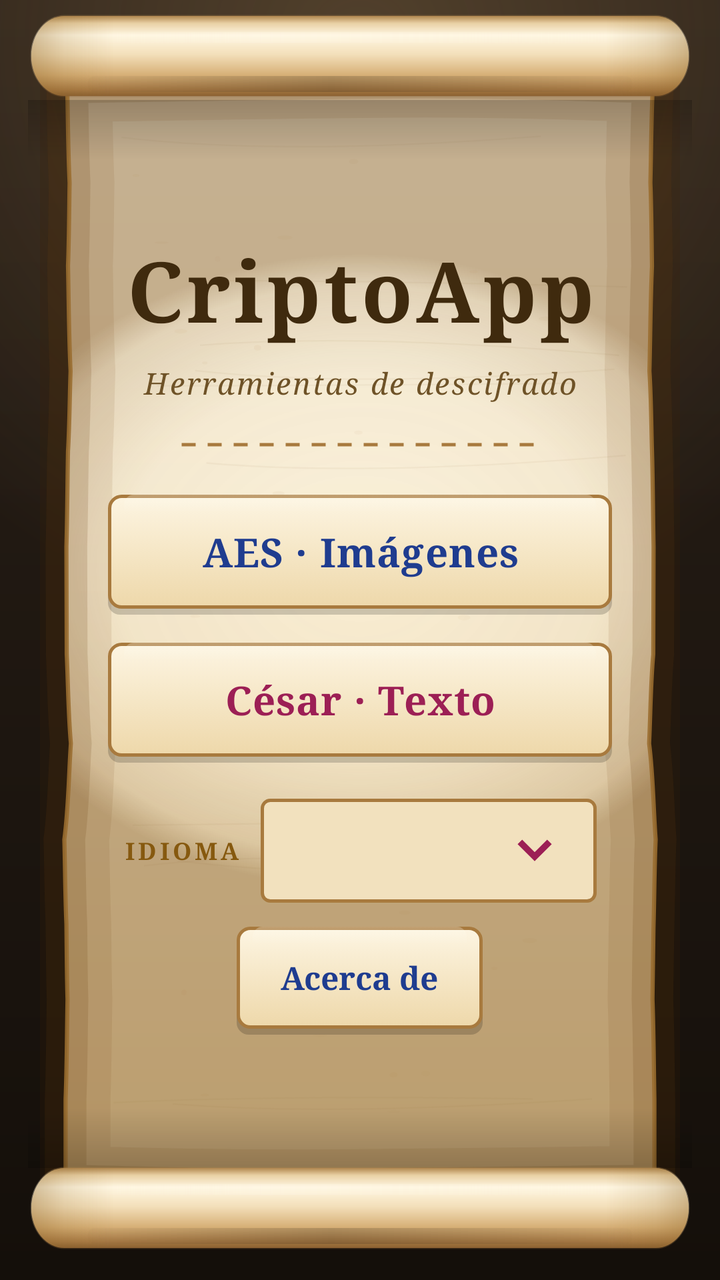
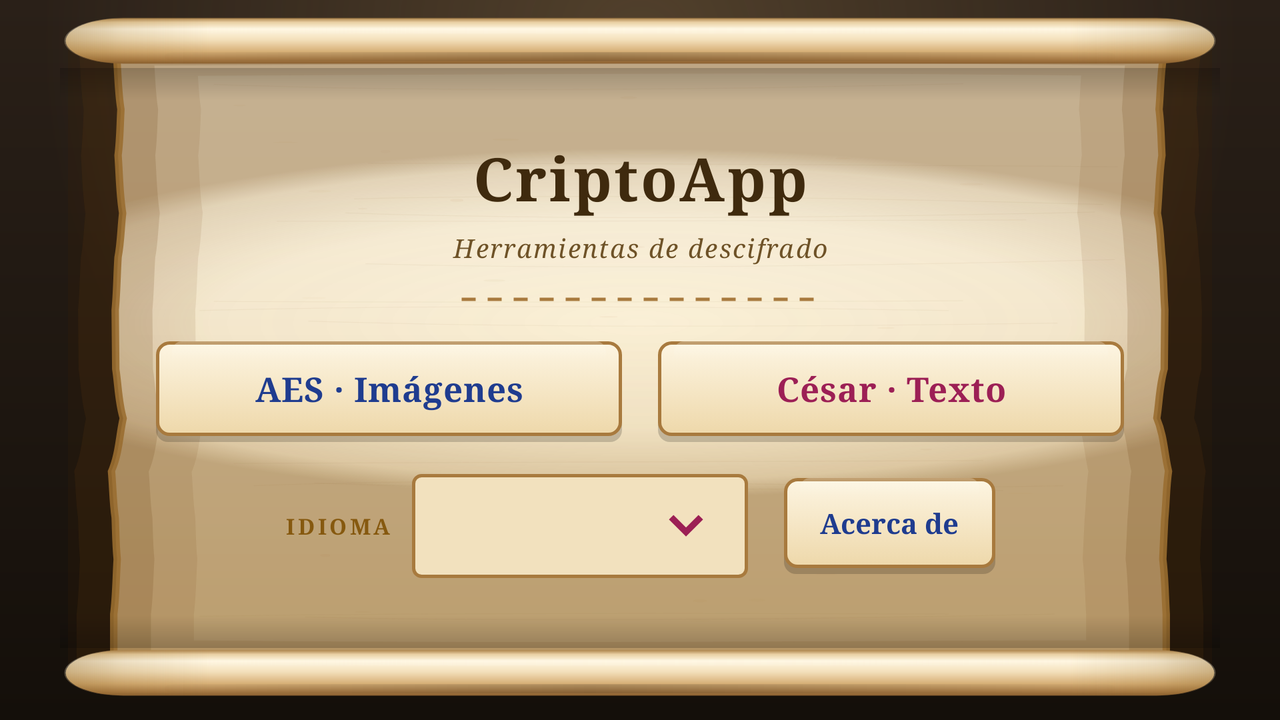

First picture: res/layout/ on a phone held upright. Second picture: the repository's own variant of that layout, on a device whose configuration matches the variant's folder. Source for both follows.
<!-- AndroidManifest.xml: application theme Theme.Enigma -->
<!-- res/layout/activity_main.xml -->
<?xml version="1.0" encoding="UTF-8"?>
<LinearLayout xmlns:android="http://schemas.android.com/apk/res/android"
    android:id="@+id/main"
    android:layout_width="match_parent"
    android:layout_height="match_parent"
    android:background="@drawable/fondo_mesa"
    android:orientation="vertical"
    android:paddingStart="@dimen/mesa_margen_h"
    android:paddingTop="@dimen/mesa_margen_sup"
    android:paddingEnd="@dimen/mesa_margen_h"
    android:paddingBottom="@dimen/mesa_margen_inf">

    <LinearLayout
        android:layout_width="match_parent"
        android:layout_height="0dp"
        android:layout_weight="1"
        android:background="@drawable/pergamino"
        android:gravity="center_horizontal|center_vertical"
        android:orientation="vertical"
        android:paddingStart="@dimen/pergamino_padding_h"
        android:paddingTop="@dimen/pergamino_padding_v"
        android:paddingEnd="@dimen/pergamino_padding_h"
        android:paddingBottom="@dimen/pergamino_padding_v">

        <TextView
            android:layout_width="match_parent"
            android:layout_height="wrap_content"
            android:fontFamily="serif"
            android:gravity="center"
            android:letterSpacing="0.04"
            android:text="@string/titulo_app"
            android:textColor="@color/pergamino_tinta"
            android:textSize="@dimen/texto_titulo_app"
            android:textStyle="bold" />

        <TextView
            android:layout_width="match_parent"
            android:layout_height="wrap_content"
            android:layout_marginTop="8dp"
            android:fontFamily="serif"
            android:gravity="center"
            android:letterSpacing="0.06"
            android:text="@string/subtitulo_app"
            android:textColor="@color/pergamino_tinta_suave"
            android:textSize="@dimen/texto_subtitulo_app"
            android:textStyle="italic" />

        <View
            android:layout_width="180dp"
            android:layout_height="2dp"
            android:layout_marginTop="20dp"
            android:layout_marginBottom="24dp"
            android:background="@drawable/linea_pergamino" />

        <androidx.appcompat.widget.AppCompatButton
            android:id="@+id/btnAesImagenes"
            android:layout_width="match_parent"
            android:layout_height="wrap_content"
            android:background="@drawable/boton_pergamino"
            android:backgroundTint="@null"
            android:fontFamily="serif"
            android:letterSpacing="0.02"
            android:minHeight="@dimen/alto_boton"
            android:paddingStart="22dp"
            android:paddingTop="12dp"
            android:paddingEnd="22dp"
            android:paddingBottom="15dp"
            android:stateListAnimator="@null"
            android:text="@string/accion_aes"
            android:textAllCaps="false"
            android:textColor="@color/tinta_azul"
            android:textSize="@dimen/texto_boton"
            android:textStyle="bold" />

        <androidx.appcompat.widget.AppCompatButton
            android:id="@+id/btnCesarTexto"
            android:layout_width="match_parent"
            android:layout_height="wrap_content"
            android:layout_marginTop="14dp"
            android:background="@drawable/boton_pergamino"
            android:backgroundTint="@null"
            android:fontFamily="serif"
            android:letterSpacing="0.02"
            android:minHeight="@dimen/alto_boton"
            android:paddingStart="22dp"
            android:paddingTop="12dp"
            android:paddingEnd="22dp"
            android:paddingBottom="15dp"
            android:stateListAnimator="@null"
            android:text="@string/accion_cesar"
            android:textAllCaps="false"
            android:textColor="@color/tinta_magenta"
            android:textSize="@dimen/texto_boton"
            android:textStyle="bold" />

        
        <LinearLayout
            android:layout_width="wrap_content"
            android:layout_height="wrap_content"
            android:layout_marginTop="18dp"
            android:gravity="center_vertical"
            android:orientation="horizontal">

            <TextView
                android:layout_width="wrap_content"
                android:layout_height="wrap_content"
                android:fontFamily="serif"
                android:letterSpacing="0.14"
                android:text="@string/idioma"
                android:textAllCaps="true"
                android:textColor="@color/tinta_ocre"
                android:textSize="@dimen/texto_etiqueta"
                android:textStyle="bold" />

            <FrameLayout
                android:layout_width="168dp"
                android:layout_height="wrap_content"
                android:layout_marginStart="10dp"
                android:background="@drawable/enigma_borde"
                android:padding="2dp">

                <androidx.appcompat.widget.AppCompatSpinner
                    android:id="@+id/spIdioma"
                    android:layout_width="match_parent"
                    android:layout_height="48dp"
                    android:background="@null"
                    android:contentDescription="@string/idioma"
                    android:dropDownWidth="180dp"
                    android:paddingStart="4dp"
                    android:paddingEnd="32dp"
                    android:popupBackground="@color/pergamino_alto"
                    android:spinnerMode="dropdown" />

                <ImageView
                    android:id="@+id/tvIdiomaFlecha"
                    android:layout_width="48dp"
                    android:layout_height="48dp"
                    android:layout_gravity="end|center_vertical"
                    android:layout_marginEnd="5dp"
                    android:background="@null"
                    android:clickable="true"
                    android:focusable="false"
                    android:importantForAccessibility="no"
                    android:padding="9dp"
                    android:src="@drawable/ic_flecha_abajo" />
            </FrameLayout>
        </LinearLayout>

        <androidx.appcompat.widget.AppCompatButton
            android:id="@+id/btnAcercaDe"
            android:layout_width="wrap_content"
            android:layout_height="wrap_content"
            android:layout_marginTop="12dp"
            android:background="@drawable/boton_pergamino"
            android:backgroundTint="@null"
            android:fontFamily="serif"
            android:minHeight="@dimen/alto_boton_secundario"
            android:minWidth="0dp"
            android:paddingStart="22dp"
            android:paddingTop="8dp"
            android:paddingEnd="22dp"
            android:paddingBottom="11dp"
            android:stateListAnimator="@null"
            android:text="@string/acerca_de"
            android:textAllCaps="false"
            android:textColor="@color/tinta_azul"
            android:textSize="@dimen/texto_boton_secundario"
            android:textStyle="bold" />
    </LinearLayout>
</LinearLayout>
<!-- resources referenced by this layout -->
<resources>
  <color name="pergamino_alto">#F8EBCB</color>
  <color name="pergamino_tinta">#3F2A0E</color>
  <color name="pergamino_tinta_suave">#6E5227</color>
  <color name="tinta_azul">#1F3C8F</color>
  <color name="tinta_magenta">#9C1F55</color>
  <color name="tinta_ocre">#86590F</color>
  <dimen name="alto_boton">60dp</dimen>
  <dimen name="alto_boton_secundario">54dp</dimen>
  <dimen name="mesa_margen_h">14dp</dimen>
  <dimen name="mesa_margen_inf">12dp</dimen>
  <dimen name="mesa_margen_sup">6dp</dimen>
  <dimen name="pergamino_padding_h">40dp</dimen>
  <dimen name="pergamino_padding_v">56dp</dimen>
  <dimen name="texto_boton">20sp</dimen>
  <dimen name="texto_boton_secundario">16sp</dimen>
  <dimen name="texto_etiqueta">12sp</dimen>
  <dimen name="texto_subtitulo_app">15sp</dimen>
  <dimen name="texto_titulo_app">42sp</dimen>
  <!-- drawable enigma_borde (drawable) -->
  <?xml version="1.0" encoding="utf-8"?>
  <selector xmlns:android="http://schemas.android.com/apk/res/android">
  
      <item android:state_focused="true">
          <shape android:shape="rectangle">
              <solid android:color="@color/pergamino_campo" />
              <stroke android:width="2dp" android:color="@color/tinta_ocre" />
              <corners android:radius="4dp" />
          </shape>
      </item>
  
      <item>
          <shape android:shape="rectangle">
              <solid android:color="@color/pergamino_campo" />
              <stroke android:width="1.5dp" android:color="@color/pergamino_borde" />
              <corners android:radius="4dp" />
          </shape>
      </item>
  </selector>
  <!-- drawable ic_flecha_abajo (drawable) -->
  <vector xmlns:android="http://schemas.android.com/apk/res/android"
      android:width="12dp"
      android:height="8dp"
      android:viewportWidth="48"
      android:viewportHeight="32">
  
      
      <path
          android:fillColor="#9C1F55"
          android:pathData="M24,24.45 L10.35,10.8 L14,7.15 L24,17.2 L34,7.15 L37.65,10.8 Z" />
  </vector>
  <!-- drawable linea_pergamino (drawable) -->
  <?xml version="1.0" encoding="utf-8"?>
  <shape xmlns:android="http://schemas.android.com/apk/res/android"
      android:shape="line">
      <stroke
          android:width="1.5dp"
          android:color="@color/pergamino_borde"
          android:dashWidth="7dp"
          android:dashGap="6dp" />
  </shape>
  <string name="accion_aes">AES · Imágenes</string>
  <string name="accion_cesar">César · Texto</string>
  <string name="acerca_de">Acerca de</string>
  <string name="idioma">Idioma</string>
  <string name="subtitulo_app">Herramientas de descifrado</string>
  <string name="titulo_app" translatable="false">CriptoApp</string>
  <style name="Theme.Enigma" parent="Base.Theme.Enigma" />
  <color name="pergamino_campo">#F2E1BE</color>
  <color name="pergamino_borde">#A87A3E</color>
  <color name="mesa">#2A2018</color>
  <color name="mesa_oscura">#140F0A</color>
  <style name="Base.Theme.Enigma" parent="Theme.Material3.DayNight.NoActionBar">
          <item name="android:windowBackground">@drawable/fondo_mesa</item>
          <item name="android:statusBarColor">@color/mesa_oscura</item>
          <item name="android:navigationBarColor">@color/mesa_oscura</item>
          <item name="android:windowLightStatusBar">false</item>
          <item name="android:windowLightNavigationBar">false</item>
      </style>
  <!-- some entries are left out for length -->
</resources>
<!-- res/layout-land/activity_main.xml (the repository's variant of the layout above) -->
<!-- drawn on the phone turned sideways -->
<?xml version="1.0" encoding="UTF-8"?>
<LinearLayout xmlns:android="http://schemas.android.com/apk/res/android"
    android:id="@+id/main"
    android:layout_width="match_parent"
    android:layout_height="match_parent"
    android:background="@drawable/fondo_mesa"
    android:orientation="vertical"
    android:paddingStart="@dimen/mesa_margen_h"
    android:paddingTop="@dimen/mesa_margen_sup"
    android:paddingEnd="@dimen/mesa_margen_h"
    android:paddingBottom="@dimen/mesa_margen_inf">

    <LinearLayout
        android:layout_width="match_parent"
        android:layout_height="0dp"
        android:layout_weight="1"
        android:background="@drawable/pergamino"
        android:gravity="center"
        android:orientation="vertical"
        android:paddingStart="@dimen/pergamino_padding_h"
        android:paddingTop="@dimen/pergamino_padding_v"
        android:paddingEnd="@dimen/pergamino_padding_h"
        android:paddingBottom="@dimen/pergamino_padding_v">

        <TextView
            android:layout_width="match_parent"
            android:layout_height="wrap_content"
            android:fontFamily="serif"
            android:gravity="center"
            android:letterSpacing="0.04"
            android:text="@string/titulo_app"
            android:textColor="@color/pergamino_tinta"
            android:textSize="@dimen/texto_titulo_app"
            android:textStyle="bold" />

        <TextView
            android:layout_width="match_parent"
            android:layout_height="wrap_content"
            android:layout_marginTop="6dp"
            android:fontFamily="serif"
            android:gravity="center"
            android:letterSpacing="0.06"
            android:text="@string/subtitulo_app"
            android:textColor="@color/pergamino_tinta_suave"
            android:textSize="@dimen/texto_subtitulo_app"
            android:textStyle="italic" />

        <View
            android:layout_width="180dp"
            android:layout_height="2dp"
            android:layout_marginTop="16dp"
            android:layout_marginBottom="20dp"
            android:background="@drawable/linea_pergamino" />

        <LinearLayout
            android:layout_width="match_parent"
            android:layout_height="wrap_content"
            android:orientation="horizontal">

            <androidx.appcompat.widget.AppCompatButton
                android:id="@+id/btnAesImagenes"
                android:layout_width="0dp"
                android:layout_height="wrap_content"
                android:layout_weight="1"
                android:background="@drawable/boton_pergamino"
                android:backgroundTint="@null"
                android:fontFamily="serif"
                android:letterSpacing="0.02"
                android:minHeight="@dimen/alto_boton"
                android:paddingStart="18dp"
                android:paddingTop="12dp"
                android:paddingEnd="18dp"
                android:paddingBottom="15dp"
                android:stateListAnimator="@null"
                android:text="@string/accion_aes"
                android:textAllCaps="false"
                android:textColor="@color/tinta_azul"
                android:textSize="@dimen/texto_boton"
                android:textStyle="bold" />

            <Space
                android:layout_width="18dp"
                android:layout_height="1dp" />

            <androidx.appcompat.widget.AppCompatButton
                android:id="@+id/btnCesarTexto"
                android:layout_width="0dp"
                android:layout_height="wrap_content"
                android:layout_weight="1"
                android:background="@drawable/boton_pergamino"
                android:backgroundTint="@null"
                android:fontFamily="serif"
                android:letterSpacing="0.02"
                android:minHeight="@dimen/alto_boton"
                android:paddingStart="18dp"
                android:paddingTop="12dp"
                android:paddingEnd="18dp"
                android:paddingBottom="15dp"
                android:stateListAnimator="@null"
                android:text="@string/accion_cesar"
                android:textAllCaps="false"
                android:textColor="@color/tinta_magenta"
                android:textSize="@dimen/texto_boton"
                android:textStyle="bold" />
        </LinearLayout>

        
        <LinearLayout
            android:layout_width="wrap_content"
            android:layout_height="wrap_content"
            android:layout_marginTop="16dp"
            android:gravity="center_vertical"
            android:orientation="horizontal">

            <TextView
                android:layout_width="wrap_content"
                android:layout_height="wrap_content"
                android:fontFamily="serif"
                android:letterSpacing="0.14"
                android:text="@string/idioma"
                android:textAllCaps="true"
                android:textColor="@color/tinta_ocre"
                android:textSize="@dimen/texto_etiqueta"
                android:textStyle="bold" />

            <FrameLayout
                android:layout_width="168dp"
                android:layout_height="wrap_content"
                android:layout_marginStart="10dp"
                android:background="@drawable/enigma_borde"
                android:padding="2dp">

                <androidx.appcompat.widget.AppCompatSpinner
                    android:id="@+id/spIdioma"
                    android:layout_width="match_parent"
                    android:layout_height="48dp"
                    android:background="@null"
                    android:contentDescription="@string/idioma"
                    android:dropDownWidth="180dp"
                    android:paddingStart="4dp"
                    android:paddingEnd="32dp"
                    android:popupBackground="@color/pergamino_alto"
                    android:spinnerMode="dropdown" />

                <ImageView
                    android:id="@+id/tvIdiomaFlecha"
                    android:layout_width="48dp"
                    android:layout_height="48dp"
                    android:layout_gravity="end|center_vertical"
                    android:layout_marginEnd="5dp"
                    android:background="@null"
                    android:clickable="true"
                    android:focusable="false"
                    android:importantForAccessibility="no"
                    android:padding="9dp"
                    android:src="@drawable/ic_flecha_abajo" />
            </FrameLayout>

            <androidx.appcompat.widget.AppCompatButton
                android:id="@+id/btnAcercaDe"
                android:layout_width="wrap_content"
                android:layout_height="wrap_content"
                android:layout_marginStart="18dp"
                android:background="@drawable/boton_pergamino"
                android:backgroundTint="@null"
                android:fontFamily="serif"
                android:minHeight="@dimen/alto_boton_secundario"
                android:minWidth="0dp"
                android:paddingStart="18dp"
                android:paddingTop="8dp"
                android:paddingEnd="18dp"
                android:paddingBottom="11dp"
                android:stateListAnimator="@null"
                android:text="@string/acerca_de"
                android:textAllCaps="false"
                android:textColor="@color/tinta_azul"
                android:textSize="@dimen/texto_boton_secundario"
                android:textStyle="bold" />
        </LinearLayout>
    </LinearLayout>
</LinearLayout>
<!-- resources referenced by the variant -->
<!-- as the phone turned sideways resolves them -->
<resources>
  <color name="pergamino_alto">#F8EBCB</color>
  <color name="pergamino_tinta">#3F2A0E</color>
  <color name="pergamino_tinta_suave">#6E5227</color>
  <color name="tinta_azul">#1F3C8F</color>
  <color name="tinta_magenta">#9C1F55</color>
  <color name="tinta_ocre">#86590F</color>
  <!-- from res/values-land/ -->
  <dimen name="alto_boton">48dp</dimen>
  <!-- from res/values-land/ -->
  <dimen name="alto_boton_secundario">48dp</dimen>
  <!-- from res/values-land/ -->
  <dimen name="mesa_margen_h">30dp</dimen>
  <!-- from res/values-land/ -->
  <dimen name="mesa_margen_inf">10dp</dimen>
  <!-- from res/values-land/ -->
  <dimen name="mesa_margen_sup">8dp</dimen>
  <!-- from res/values-land/ -->
  <dimen name="pergamino_padding_h">48dp</dimen>
  <!-- from res/values-land/ -->
  <dimen name="pergamino_padding_v">26dp</dimen>
  <!-- from res/values-land/ -->
  <dimen name="texto_boton">17sp</dimen>
  <!-- from res/values-land/ -->
  <dimen name="texto_boton_secundario">14sp</dimen>
  <!-- from res/values-land/ -->
  <dimen name="texto_etiqueta">11sp</dimen>
  <!-- from res/values-land/ -->
  <dimen name="texto_subtitulo_app">13sp</dimen>
  <!-- from res/values-land/ -->
  <dimen name="texto_titulo_app">30sp</dimen>
  <!-- drawable enigma_borde (drawable) -->
  <?xml version="1.0" encoding="utf-8"?>
  <selector xmlns:android="http://schemas.android.com/apk/res/android">
  
      <item android:state_focused="true">
          <shape android:shape="rectangle">
              <solid android:color="@color/pergamino_campo" />
              <stroke android:width="2dp" android:color="@color/tinta_ocre" />
              <corners android:radius="4dp" />
          </shape>
      </item>
  
      <item>
          <shape android:shape="rectangle">
              <solid android:color="@color/pergamino_campo" />
              <stroke android:width="1.5dp" android:color="@color/pergamino_borde" />
              <corners android:radius="4dp" />
          </shape>
      </item>
  </selector>
  <!-- drawable ic_flecha_abajo (drawable) -->
  <vector xmlns:android="http://schemas.android.com/apk/res/android"
      android:width="12dp"
      android:height="8dp"
      android:viewportWidth="48"
      android:viewportHeight="32">
  
      
      <path
          android:fillColor="#9C1F55"
          android:pathData="M24,24.45 L10.35,10.8 L14,7.15 L24,17.2 L34,7.15 L37.65,10.8 Z" />
  </vector>
  <!-- drawable linea_pergamino (drawable) -->
  <?xml version="1.0" encoding="utf-8"?>
  <shape xmlns:android="http://schemas.android.com/apk/res/android"
      android:shape="line">
      <stroke
          android:width="1.5dp"
          android:color="@color/pergamino_borde"
          android:dashWidth="7dp"
          android:dashGap="6dp" />
  </shape>
  <string name="accion_aes">AES · Imágenes</string>
  <string name="accion_cesar">César · Texto</string>
  <string name="acerca_de">Acerca de</string>
  <string name="idioma">Idioma</string>
  <string name="subtitulo_app">Herramientas de descifrado</string>
  <string name="titulo_app" translatable="false">CriptoApp</string>
  <style name="Theme.Enigma" parent="Base.Theme.Enigma" />
  <color name="pergamino_campo">#F2E1BE</color>
  <color name="pergamino_borde">#A87A3E</color>
  <color name="mesa">#2A2018</color>
  <color name="mesa_oscura">#140F0A</color>
  <style name="Base.Theme.Enigma" parent="Theme.Material3.DayNight.NoActionBar">
          <item name="android:windowBackground">@drawable/fondo_mesa</item>
          <item name="android:statusBarColor">@color/mesa_oscura</item>
          <item name="android:navigationBarColor">@color/mesa_oscura</item>
          <item name="android:windowLightStatusBar">false</item>
          <item name="android:windowLightNavigationBar">false</item>
      </style>
  <!-- some entries are left out for length -->
</resources>
